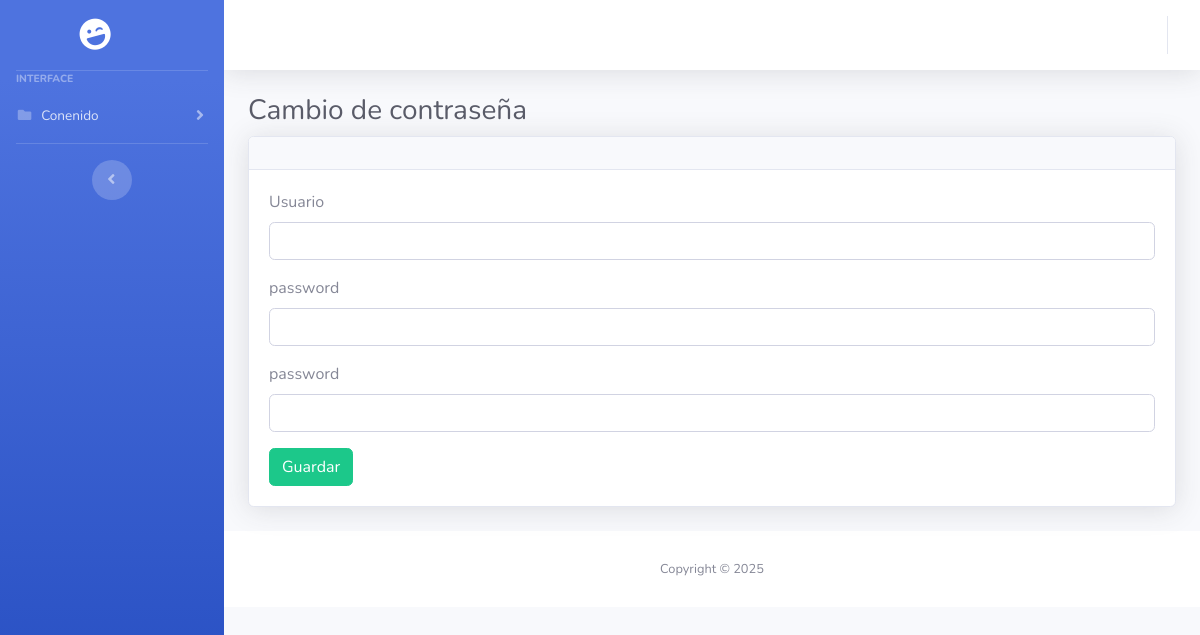
Page /administracion/user/changepassword.php on the earlier database version.
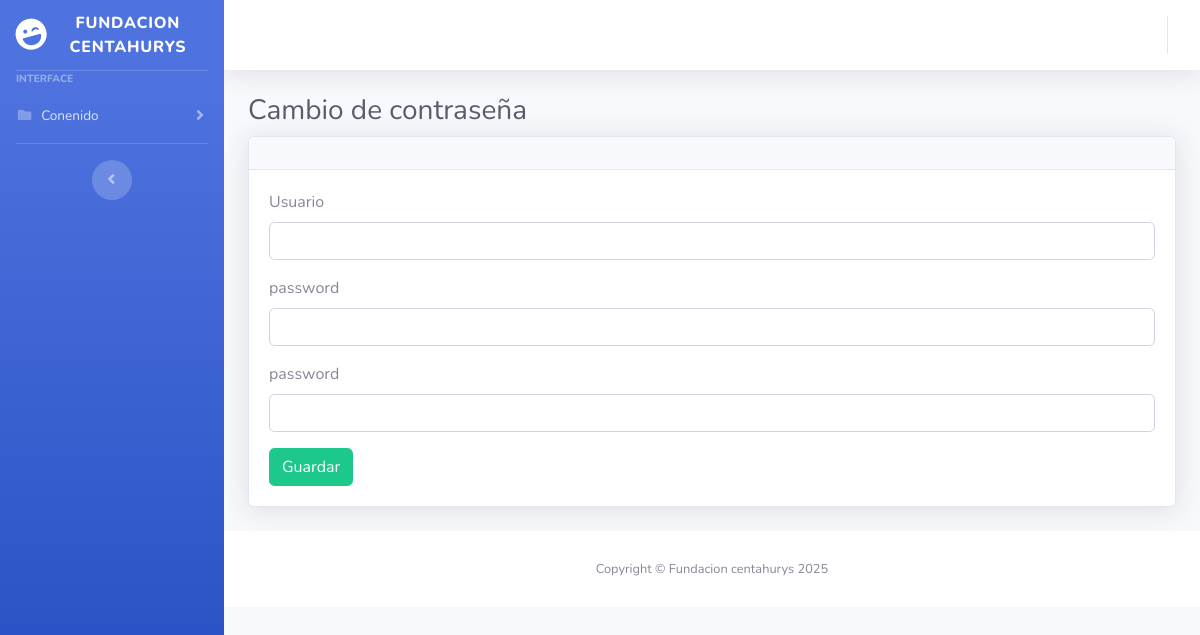
Same page on the later database version.
### tables this page shows
CREATE TABLE `about` (
  `id` int(11) NOT NULL AUTO_INCREMENT,
  `nombre` varchar(50) NOT NULL,
  `valor` longtext DEFAULT NULL,
  PRIMARY KEY (`id`)
);

### shared/DbConfig.php (called while the page is built, shortened)
<?php
$server="localhost";
$dbname="fundacioncentahurys";
$user="root";
$password="";
$url="http://localhost:7076/FundacionCentahurys/";
?>

### administracion/controller/UserController.php (called while the page is built, shortened)
<?php
$classabout=new About($server,$user,$password,$dbname);
$accion="Guardar";
$us=null;
$empresa=$classabout->GetValueByname('Empresa')[0];

### Data/DataAccess.php (called while the page is built, shortened)
<?php
abstract class DataAccess
{
    protected $con;
    protected $arr;
    protected function Consultar($str):PDOStatement
    {
        $stmt=$this->con ->prepare($str);
        if(count($this->arr)>0){
            $stmt->execute($this->arr);
        }
        else{
            $stmt->execute();
        }
        return $stmt;
    }
    protected function AbrirConexion($server,$user,$password,$dbname)
    {
        try
        {
            $dsn = "mysql:host=$server;dbname=$dbname";
            $this->con = new PDO($dsn, $user,$password);
        }
        catch (PDOException $e)
        {
            echo $e->getMessage();
            exit();
        }
    }
}

### Data/About.php (called while the page is built, shortened)
<?php
class About extends DataAccess
{
    function GetValueByname($nombre)
    {
        $this->arr=[
            ":nombre"=>$nombre
        ];
        $stmt =  $this->Consultar("SELECT valor FROM about where nombre=:nombre",$this->arr);
        return $stmt->fetchAll(PDO::FETCH_OBJ);
    }
}

### shared/menu.php (the view, shortened to what this page needs)
<ul class="navbar-nav bg-gradient-primary sidebar sidebar-dark accordion" id="accordionSidebar">
<a class="sidebar-brand d-flex align-items-center justify-content-center" href="<?=$url?>">
    <div class="sidebar-brand-icon rotate-n-15">
        <i class="fas fa-laugh-wink"></i>
    </div>
    <div class="sidebar-brand-text mx-3"><?=$empresa->valor?></div>
</a>
<hr class="sidebar-divider my-0">
<div class="sidebar-heading">
    Interface
</div>
<li class="nav-item">
    <a class="nav-link collapsed" href="#" data-toggle="collapse" data-target="#collapsePages"
        aria-expanded="true" aria-controls="collapsePages">
        <i class="fas fa-fw fa-folder"></i>
        <span>Conenido</span>
    </a>
</li>
<hr class="sidebar-divider d-none d-md-block">
<div class="text-center d-none d-md-inline">
    <button class="rounded-circle border-0" id="sidebarToggle"></button>
</div>
</ul>

### shared/head.php (shortened to what this page needs)
<!DOCTYPE html>
<html lang="en">
<head>
    <link href="<?=$url?>sb-admin/vendor/fontawesome-free/css/all.min.css" rel="stylesheet" type="text/css">
    <link href="<?=$url?>sb-admin/css/sb-admin-2.min.css" rel="stylesheet">
    <link href="<?=$url?>sb-admin/vendor/datatables/dataTables.bootstrap4.min.css" rel="stylesheet">
</head>
<body id="page-top">
    <div id="wrapper">
    <?php include ('menu.php');?>
    <div id="content-wrapper" class="d-flex flex-column">
        <div id="content">
            <nav class="navbar navbar-expand navbar-light bg-white topbar mb-4 static-top shadow">
                <ul class="navbar-nav ml-auto">
                </ul>
            </nav>
            <div class="container-fluid">
                <h1 class="h3 mb-2 text-gray-800"><?= $name?></h1>

### administracion/user/changepassword.php (shortened to what this page needs)
<?php
$name="Cambio de contraseña";
include('../../shared/DbConfig.php');
require("../../Data/DataAccess.php");
require('../../Data/About.php');
include('../Controller/UserController.php');
include('../../shared/head.php');
?>
<div class="card shadow mb-4">
    <div class="card-header py-3">
    </div>
    <div class="card-body">
        <form autocomplete="off" action="<?=$url?>administracion/user/changepassword.php" enctype="multipart/form-data" method="post">
            <div class="mb-3">
                <label class="form-label" for="codigo">
                    Usuario
                </label>
                <input type="text" name="user" class="form-control" value="<?=$us!=null?$us->user:""?>" id="">
            </div>
            <div class="mb-3">
                <label class="form-label" for="codigo">
                    password
                </label>
                <input type="password" name="password" class="form-control" value="<?=$us!=null?$us->password:""?>" id="">
            </div>
            <div class="mb-3">
                <label class="form-label" for="codigo">
                    password
                </label>
                <input type="password" name="confirmpassword" class="form-control" value="<?=$us!=null?$us->password:""?>" id="">
            </div>
            <input type="submit" name ="accion" value="<?=$accion?>"  class="btn btn-success"/>
        </form>
    </div>
</div>
<?php include('../../shared/foot.php');?>

### shared/foot.php (shortened to what this page needs)
</div>
            <footer class="sticky-footer bg-white">
                <div class="container my-auto">
                    <div class="copyright text-center my-auto">
                        <span>Copyright &copy; <?=$empresa->valor." ".date('Y')?></span>
                    </div>
                </div>
            </footer>
        </div>
    </div>
</body>
</html>

Differences in the rows shown:
added about: valor "FUNDACION CENTAHURYS", valor "Fundacion centahurys"
